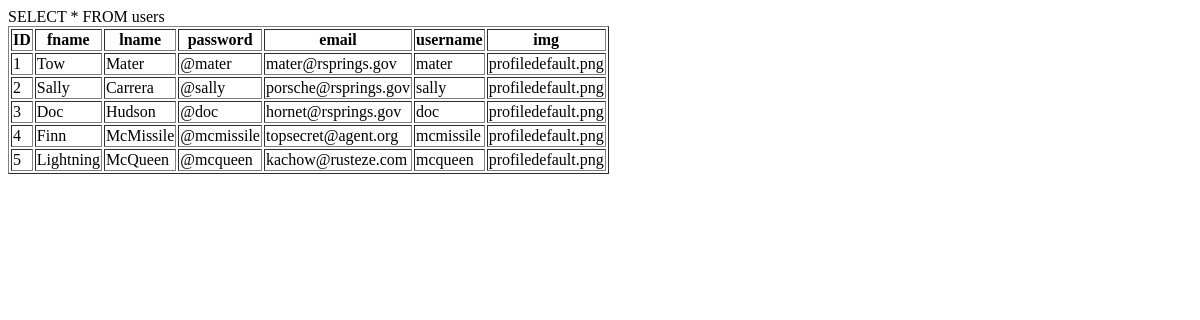
Page /testUsers.php on the earlier database version.
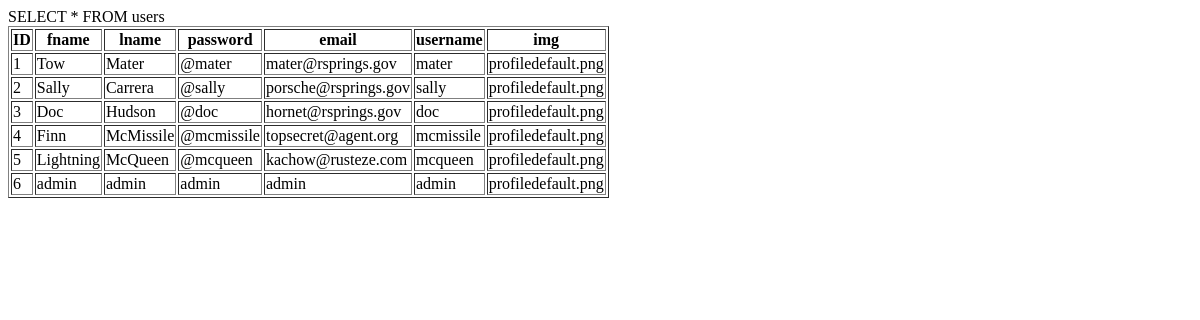
Same page on the later database version.
### tables this page shows
CREATE TABLE `users` (
  `id` int(10) UNSIGNED NOT NULL,
  `fname` varchar(50) NOT NULL,
  `lname` varchar(50) NOT NULL,
  `password` varchar(60) NOT NULL,
  `email` varchar(50) NOT NULL,
  `username` varchar(50) NOT NULL,
  `img` varchar(580) NOT NULL DEFAULT 'profiledefault.png',
  `admin` tinyint(1) NOT NULL DEFAULT '0'
);

### testUsers.php (the view, shortened to what this page needs)
<?php
include ('connection.php');
$query = "SELECT * FROM users";
$result = $conn->query($query);
echo "<html><body>\n";
if ($result->num_rows > 0) {
    echo "<table padding=2 border=1>\n";
    echo "<tr><th>ID<th>fname<th>lname<th>password<th>email<th>username<th>img\n";
    while($row = $result->fetch_assoc()) {
        echo "<tr><td>" . $row["id"] . "<td>" . $row["fname"] . "<td>" . $row["lname"] . "<td>" . $row["password"] . "<td>" . $row["email"] . "<td>" . $row["username"] . "<td>" . $row['img'] . "\n";
    }
} else {
    echo "0 results";
}
echo "</body></html>";
?>

Differences in the rows shown:
added users: id "6", fname "admin", lname "admin", password "admin", email "admin", username "admin", img "profiledefault.png"
